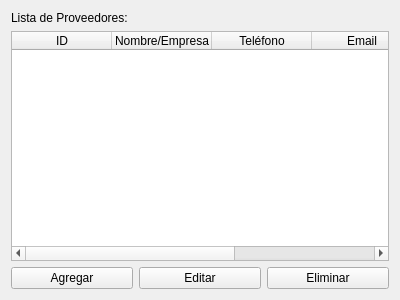
<?xml version="1.0" encoding="UTF-8"?>
<ui version="4.0">
 <class>Form</class>
 <widget class="QWidget" name="Form">
  <property name="geometry">
   <rect>
    <x>0</x>
    <y>0</y>
    <width>400</width>
    <height>300</height>
   </rect>
  </property>
  <property name="windowTitle">
   <string>Gestión de Proveedores</string>
  </property>
  <layout class="QGridLayout" name="gridLayout">
   <item row="0" column="0" colspan="3">
    <widget class="QLabel" name="label_lista">
     <property name="text">
      <string>Lista de Proveedores:</string>
     </property>
    </widget>
   </item>
   <item row="1" column="0" colspan="3">
    <widget class="QTableWidget" name="tabla_proveedores">
     <property name="alternatingRowColors">
      <bool>true</bool>
     </property>
     <property name="selectionBehavior">
      <enum>QAbstractItemView::SelectRows</enum>
     </property>
     <property name="sortingEnabled">
      <bool>true</bool>
     </property>
     <column>
      <property name="text">
       <string>ID</string>
      </property>
     </column>
     <column>
      <property name="text">
       <string>Nombre/Empresa</string>
      </property>
     </column>
     <column>
      <property name="text">
       <string>Teléfono</string>
      </property>
     </column>
     <column>
      <property name="text">
       <string>Email</string>
      </property>
     </column>
     <column>
      <property name="text">
       <string>Dirección</string>
      </property>
     </column>
    </widget>
   </item>
   <item row="2" column="0" colspan="3">
    <layout class="QHBoxLayout" name="horizontalLayout">
     <item>
      <widget class="QPushButton" name="agregar_button">
       <property name="text">
        <string>Agregar</string>
       </property>
      </widget>
     </item>
     <item>
      <widget class="QPushButton" name="editar_button">
       <property name="text">
        <string>Editar</string>
       </property>
      </widget>
     </item>
     <item>
      <widget class="QPushButton" name="eliminar_button">
       <property name="text">
        <string>Eliminar</string>
       </property>
      </widget>
     </item>
    </layout>
   </item>
  </layout>
 </widget>
 <resources/>
 <connections/>
</ui>
